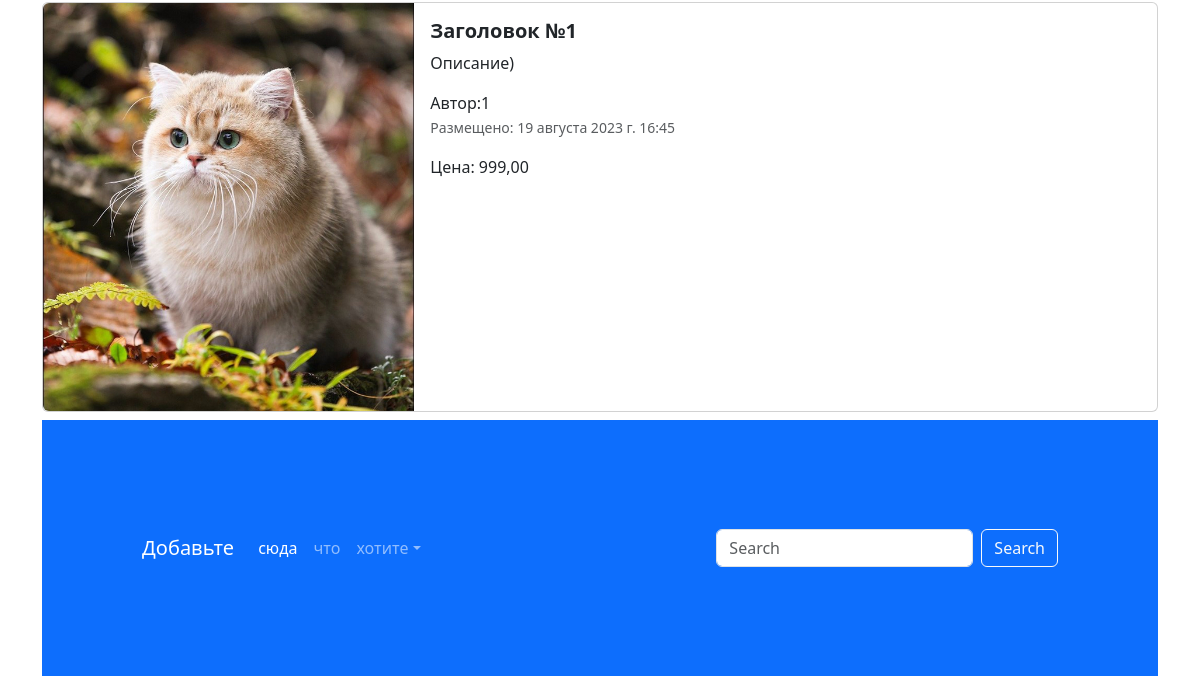
Before: / (lower part) with the older database file.
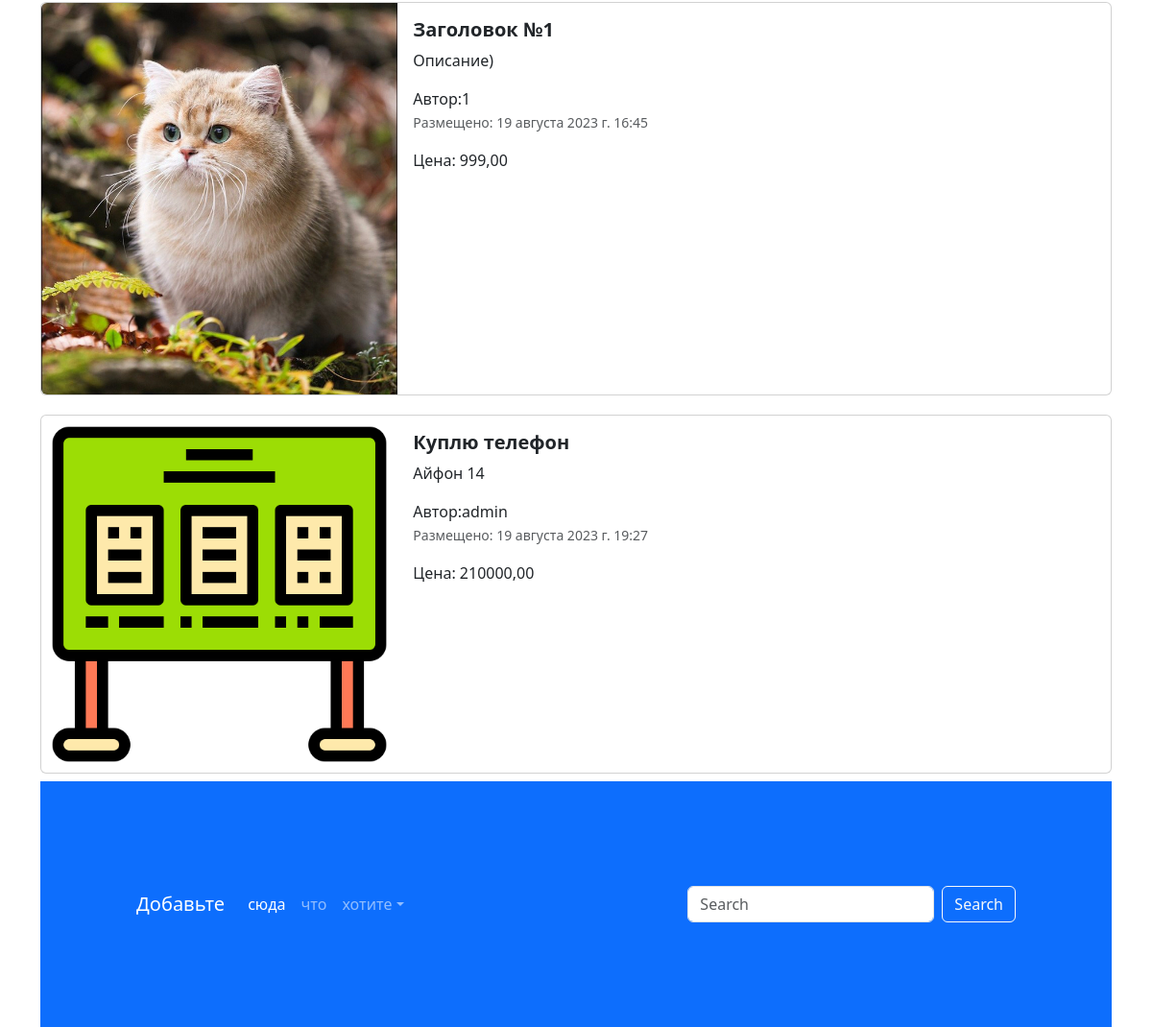
After: the same page with the newer database file.
### app_advertisment/models.py (models this page shows, shortened)
class Advertisement (models.Model):
    title = models.CharField('Название', max_length=128)
    description = models.TextField('Описание')
    price = models.DecimalField('Цена', max_digits= 10, decimal_places=2)
    auction = models.BooleanField('Торг', help_text='Отметьте, если торг уместен')
    created_at = models.DateTimeField(auto_now_add=True)
    updated_at = models.DateTimeField(auto_now=True)
    user = models.ForeignKey(User,verbose_name='Пользователь',on_delete=models.CASCADE)
    image = models.ImageField('Изображение', upload_to='advertisements/',null=True,blank=True)
    @admin.display (description='Дата создания')
    def created_date(self):
        if self.created_at.date() == timezone.now().date():
            created_time = self.created_at.time().strftime('%H:%M:%S')
            return format_html(
                '<span style="color: green; font-weidht: bold;">Сегодня в {} </span>', created_time
            )
        return self.created_at
    class Meta:
       db_table = 'advertisements'

### app_advertisment/views.py (the view)
# urls.py: path('',index, name='main_page'),
def index(request):
    advertisements = Advertisement.objects.all()
    context = {'advertisements': advertisements}
    return render(request, 'app_advertisement/index.html',context)

### templates/app_advertisement/index.html (shortened to what this page needs)
{% extends 'base.html' %}
{% load static %}
{% block content %}
<div class="container">
  {% for adv in advertisements %}
  <div class="col">
    <div class="card mb-2" style="max-width: 1200px; margin-top: 20px;">
      <div class="row g-0">
        <div class="col-md-4">
          <a href="advertisement.html" class="nav-link">
            <img src="{% if adv.image %} {{adv.image.url}}  {% else %} {% static 'img/123.png' %} {% endif %}" class="img-fluid rounded-start" alt="Card title">
          </a>
        </div>
        <div class="col-md-8">
          <div class="card-body">
            <h5 class="card-title">
              <a href="advertisement.html" class="nav-link"><strong> {{adv.title}} </strong></a>
            </h5>
            <a href="advertisement.html" class="nav-link">
              <p class="card-text">
                {{adv.description}}
              </p>
              <span>Автор:{{adv.user}}</span>
              <p class="card-text"><small class="text-muted">Размещено: {{adv.created_date}}</small></p>
              <span>Цена: {{adv.price}}</span>
            </a>
          </div>
        </div>
      </div>
    </div>
    {% endfor%}
<footer style="padding: 100px;" class="bg-primary">
  <nav class="navbar navbar-expand-sm navbar-dark">
    <a class="navbar-brand" href="#">Добавьте</a>
    <div class="collapse navbar-collapse" id="collapsibleNavId">
      <ul class="navbar-nav me-auto mt-2 mt-lg-0">
        <li class="nav-item">
          <a class="nav-link active" href="#" aria-current="page">сюда</a>
        </li>
        <li class="nav-item">
          <a class="nav-link" href="#">что</a>
        </li>
        <li class="nav-item dropdown">
          <a class="nav-link dropdown-toggle" href="#" id="dropdownId" data-bs-toggle="dropdown" aria-haspopup="true"
             aria-expanded="false">хотите</a>
        </li>
      </ul>
      <form class="d-flex my-2 my-lg-0">
        <input class="form-control me-sm-2" type="text" placeholder="Search">
        <button class="btn btn-outline-light my-2 my-sm-0" type="submit">Search</button>
      </form>
    </div>
  </nav>
</footer>
{% endblock %}

Changed rows visible on the page:
added Advertisement: title "Куплю телефон", description "Айфон 14", user "admin", created_date "19 августа 2023 г. 19:27", price "210000,00"
